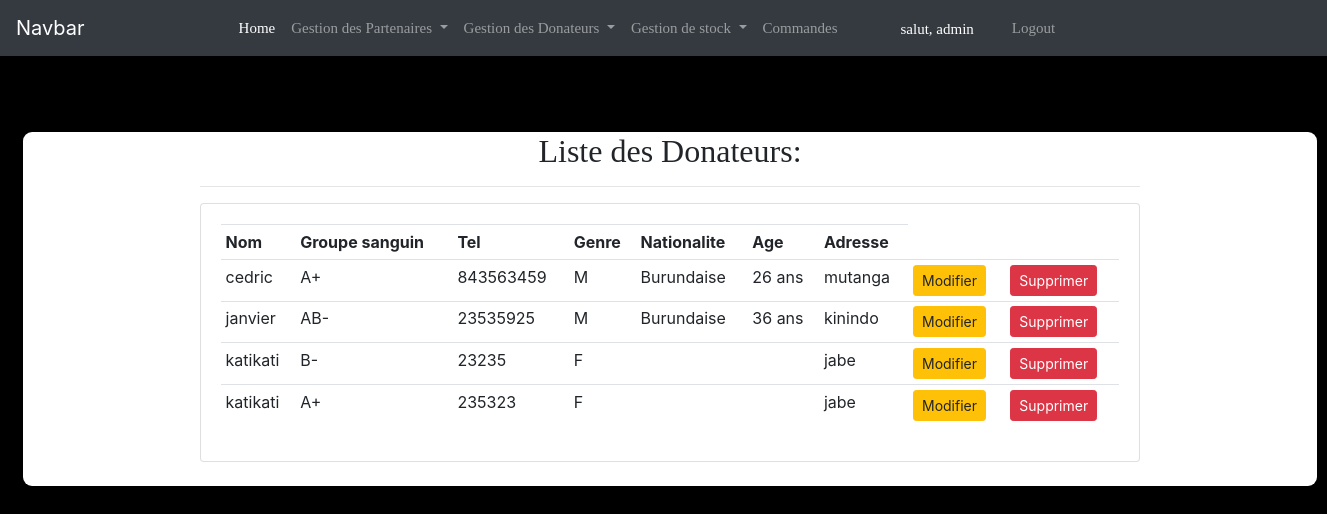
Page /liste_donateur/ (signed in) on the committed database.
### blood_bank_app/models.py (models this page shows, shortened)
class Donateur(models.Model):
    GENRE_CHOICES= [
    ('M', 'Masculin'),
    ('F', 'Feminin'),
    ]
    nom = models.CharField(max_length=30)
    groupe_sanguin = models.ForeignKey(Sang, null=True, on_delete= models.SET_NULL)
    tel = models.CharField(max_length=30)
    genre = models.CharField(max_length=10, choices=GENRE_CHOICES)
    nationalite = models.CharField(max_length=20)
    age = models.CharField(max_length=30)
    adresse = models.CharField(max_length=30)

class Sang(models.Model):
    nom = models.CharField(max_length=30)
    def __str__(self):
        return self.nom

### blood_bank_app/views.py (the view)
# urls.py: path('liste_donateur/' , views.donateurs_list, name='liste_donateur'),
@login_required(login_url='login')
def donateurs_list(request):
    donateurs = Donateur.objects.all()
    return render(request, 'app/list_donateur.html', {'donateurs' : donateurs})

### templates/app/list_donateur.html
{% extends 'app/main.html' %}
{% block content %}
<body style="background-color: black;">
    <div style="border-radius: 9px;background-color: white;width: 1294px;margin-left: 23px;margin-top: 76px;">
        <center><div class="col-md-9">
            <h2 style="font-family: 'Dancing Script', cursive;margin-top: 40px;">Liste des Donateurs:</h2>
            <hr>
            <div class="card card-body">
                <table class="table table-sm">
                    <tr>
                        <th>Nom</th>
                        <th>Groupe sanguin</th>
                        <th>Tel</th>
                        <th>Genre</th>
                        <th>Nationalite</th>
                        <th>Age</th>
                        <th>Adresse</th>
                    </tr>
                    {% for i in donateurs %}
                        <tr>
                            <td>{{i.nom}}</td>
                            <td>{{i.groupe_sanguin}}</td>
                            <td>{{i.tel}}</td>
                            <td>{{i.genre}}</td>
                            <td>{{i.nationalite}}</td>
                            <td>{{i.age}}</td>
                            <td>{{i.adresse}}</td>
                            <td><a class="btn btn-sm btn-warning" href="{% url 'update_donateur' i.id %}">Modifier</a></td>
                            <td><a class="btn btn-sm btn-danger" href="{% url 'delete_donateur' i.id %}">Supprimer</a></td>
                        </tr>
                        {% endfor %}
                </table>
            </div>
        </div>
        <br>
        </center>
    </div>
</body>
{% endblock %}

### templates/app/main.html (shortened to what this page needs)
{% load static %}
<!DOCTYPE html>
<html lang="en">
<head>
    <link rel="stylesheet" href="https://stackpath.bootstrapcdn.com/bootstrap/4.3.1/css/bootstrap.min.css">
</head>
<body>
    {% include 'app/navbar.html' %}
    {% block content %}
    {% endblock %}
</body>
</html>

### templates/app/navbar.html (shortened to what this page needs)
 <!DOCTYPE html>
 <html lang="en">
 <head>
 </head>
 <body>
  <nav class="navbar navbar-expand-lg navbar-dark bg-dark">
    <a class="navbar-brand" href="{% url 'home' %}">Navbar</a>
    <div class="collapse navbar-collapse" id="navbarNav">
      <ul class="navbar-nav" style="margin-left: 130px;">
        <li class="nav-item active">
          <a class="nav-link" href="{% url 'home' %}" style="font-family: 'Dancing Script', cursive;font-size: 15px;">Home</a>
        </li>
        {% if request.user.is_staff %}
        <li class="nav-item dropdown">
          <a class="nav-link dropdown-toggle" href="#" id="navbarDropdownMenuLink" style="font-family: 'Dancing Script', cursive;font-size: 15px;" data-toggle="dropdown" aria-haspopup="true" aria-expanded="false">
           Gestion des Partenaires
          </a>
        </li>
        <li class="nav-item dropdown">
          <a class="nav-link dropdown-toggle" href="#" id="navbarDropdownMenuLink" style="font-family: 'Dancing Script', cursive;font-size: 15px;" data-toggle="dropdown" aria-haspopup="true" aria-expanded="false">
           Gestion des Donateurs
          </a>
        </li>
          <li class="nav-item dropdown">
          <a class="nav-link dropdown-toggle" href="#" id="navbarDropdownMenuLink" style="font-family: 'Dancing Script', cursive;font-size: 15px;" data-toggle="dropdown" aria-haspopup="true" aria-expanded="false">
           Gestion de stock
          </a>
        </li>
        <li class="nav-item ">
          <a class="nav-link" href="{% url 'commandes' %}" style="font-family: 'Dancing Script', cursive;font-size: 15px;">Commandes</a>
        </li>
        <span style="margin-top: 9px;margin-left: 55px;color: white;font-family: 'Dancing Script', cursive;font-size: 15px;">salut, {{request.user}}</span>
           {% endif%}
         <li class="nav-item">
            <a class="nav-link" href="{% url 'logout' %}" style="font-family: 'Dancing Script', cursive;margin-left:30px;font-size: 15px;">Logout</a>
          </li>
      </ul>
    </div>
  </nav>
 </body>
 </html>

### rows in the picture
Donateur: nom "cedric", groupe_sanguin "A+", tel "843563459", genre "M", nationalite "Burundaise", age "26 ans", adresse "mutanga"
Donateur: nom "janvier", groupe_sanguin "AB-", tel "23535925", genre "M", nationalite "Burundaise", age "36 ans", adresse "kinindo"
Donateur: nom "katikati", groupe_sanguin "B-", tel "23235", genre "F", adresse "jabe"
Donateur: nom "katikati", groupe_sanguin "A+", tel "235323", genre "F", adresse "jabe"

### other values in the picture
{{ request.user }} "admin"
